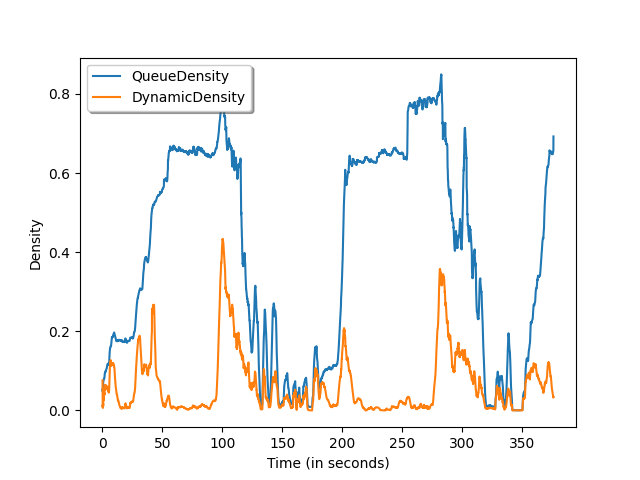

This chart was generated by the following Python code:
import numpy as np 
import pandas as pd 
import matplotlib.pyplot as plt

df = pd.read_csv("data.csv")
df=df.dropna()
#print(df.head())
fig,ax=plt.subplots()
ax.plot(df["Frame"], df["QueueDensity"],label="QueueDensity")
ax.set_xlabel("Time (in seconds)")
ax.set_ylabel("Density")
ax.plot(df["Frame"], df["DynamicDensity"],label="DynamicDensity")
ax.legend(loc='upper left', bbox_to_anchor=(0.0, 1.00), shadow=True, ncol=1)
plt.show()
